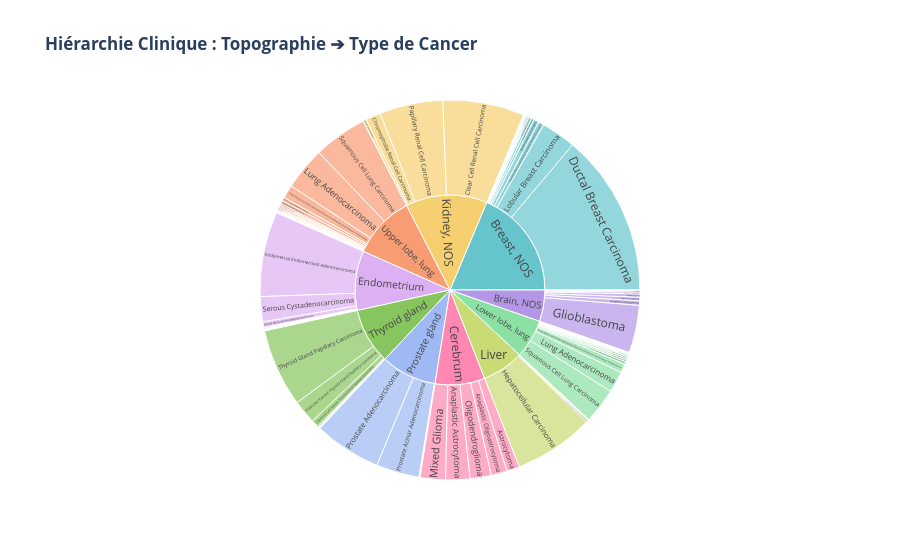

Notebook code for this chart:
### Code cell
import plotly.express as px

# On prend les lignes sans données manquantes pour ces trois colonnes
df_sunburst = df[[TOPO_COL, CANCER_COL]].dropna()
# On limite aux catégories majeures pour que ce soit lisible
top_topos = df_sunburst[TOPO_COL].value_counts().head(10).index
df_filtered = df_sunburst[df_sunburst[TOPO_COL].isin(top_topos)]

fig = px.sunburst(
    df_filtered, 
    path=[TOPO_COL, CANCER_COL], 
    title="<b>Hiérarchie Clinique : Topographie ➔ Type de Cancer</b>",
    color_discrete_sequence=px.colors.qualitative.Pastel
)
fig.write_html("sunburst_hierarchy.html")
fig.show()

### Figure 1 — Plotly figure (JSON) as saved in the notebook; plotly's stock layout.template omitted (floating-point values rounded to 4 significant figures)
{"data": [{"branchvalues": "total", "domain": {"x": [0, 1], "y": [0, 1]}, "hovertemplate": "labels=%{label}<br>count=%{value}<br>parent=%{parent}<br>id=%{id}<extra></extra>", "ids": ["Breast, NOS/Lobular Breast Carcinoma", "Thyroid gland/Thyroid Gland Papillary Carcinoma", "Liver/Hepatocellular Carcinoma", "Breast, NOS/Ductal Breast Carcinoma", "Brain, NOS/Mixed Glioma", "Upper lobe, lung/Squamous Cell Lung Carcinoma", "Prostate gland/Prostate Acinar Adenocarcinoma", "Lower lobe, lung/Squamous Cell Lung Carcinoma", "Kidney, NOS/Renal Cell Carcinoma", "Brain, NOS/Anaplastic Astrocytoma", "Upper lobe, lung/Lung Adenocarcinoma", "Lower lobe, lung/Lung Adenocarcinoma", "Endometrium/Endometrial Endometrioid Adenocarcinoma", "Breast, NOS/Invasive Ductal and Invasive Lobular Breast Carcinoma", "Kidney, NOS/Clear Cell Renal Cell Carcinoma", "Brain, NOS/Glioblastoma", "Lower lobe, lung/Mucinous Adenocarcinoma", "Brain, NOS/Anaplastic Oligodendroglioma", "Thyroid gland/Follicular Variant Thyroid Gland Papillary Carcinoma", "Prostate gland/Prostate Adenocarcinoma", "Cerebrum/Anaplastic Astrocytoma", "Cerebrum/Mixed Glioma", "Breast, NOS/Intraductal Papillary Adenocarcinoma with Invasion", "Thyroid gland/Columnar Cell Variant Thyroid Gland Papillary Carcinoma", "Cerebrum/Astrocytoma", "Breast, NOS/Mucinous Adenocarcinoma", "Liver/Cholangiocarcinoma", "Kidney, NOS/Papillary Renal Cell Carcinoma", "Endometrium/Mixed Mesodermal (Mullerian) Tumor", "Upper lobe, lung/Lung Adenocarcinoma with Mixed Bronchioloalveolar and Invasive Components", "Breast, NOS/Metaplastic Breast Carcinoma", "Lower lobe, lung/Lung Adenocarcinoma with Mixed Bronchioloalveolar and Invasive Components", "Kidney, NOS/Chromophobe Renal Cell Carcinoma", "Breast, NOS/Breast Adenocarcinoma", "Upper lobe, lung/Acinar Lung Adenocarcinoma", "Endometrium/Serous Cystadenocarcinoma", "Breast, NOS/Medullary Breast Carcinoma", "Upper lobe, lung/Non-Cutaneous Melanoma", "Lower lobe, lung/Basaloid Squamous Cell Carcinoma", "Breast, NOS/Adenoid Cystic Carcinoma", "Thyroid gland/Thyroid Gland Follicular Carcinoma", "Cerebrum/Oligodendroglioma", "Brain, NOS/Oligodendroglioma", "Lower lobe, lung/Acinar Lung Adenocarcinoma", "Cerebrum/Anaplastic Oligoastrocytoma", "Lower lobe, lung/Non-Mucinous Minimally Invasive Lung Adenocarcinoma", "Kidney, NOS/Spindle Cell Synovial Sarcoma", "Upper lobe, lung/Papillary Adenocarcinoma", "Upper lobe, lung/Keratinizing Squamous Cell Carcinoma", "Breast, NOS/Unspecified Tissue", "Breast, NOS/Breast Carcinoma", "Liver/Combined Hepatocellular Carcinoma and Cholangiocarcinoma", "Upper lobe, lung/Mucinous Adenocarcinoma", "Thyroid gland/Thyroid Gland Diffuse Sclerosing Papillary Carcinoma", "Lower lobe, lung/Non-Cutaneous Melanoma", "Brain, NOS/Astrocytoma", "Upper lobe, lung/Solid Carcinoma", "Endometrium/Papillary Serous Cystadenocarcinoma", "Upper lobe, lung/Basaloid Squamous Cell Carcinoma", "Upper lobe, lung/Papillary Squamous Cell Carcinoma", "Liver/Clear Cell Adenocarcinoma", "Brain, NOS/Non-Cutaneous Melanoma", "Endometrium/Uterine Corpus Carcinosarcoma", "Endometrium/Lung Adenocarcinoma with Mixed Bronchioloalveolar and Invasive Components", "Liver/Fibrolamellar Carcinoma", "Upper lobe, lung/Unspecified Tissue", "Prostate gland/Lung Adenocarcinoma with Mixed Bronchioloalveolar and Invasive Components", "Endometrium/Serous Surface Papillary Carcinoma", "Lower lobe, lung/Spitz Nevus", "Thyroid gland/Thyroid Gland Follicular Carcinoma, Minimally Invasive", "Breast, NOS/Diffuse Large B-Cell Lymphoma", "Upper lobe, lung/Signet Ring Cell Carcinoma", "Prostate gland/Signet Ring Cell Carcinoma", "Endometrium/Endometrial adenocarcinoma", "Lower lobe, lung/Papillary Adenocarcinoma", "Upper lobe, lung/Non-Mucinous Minimally Invasive Lung Adenocarcinoma", "Upper lobe, lung/Mucinous Minimally Invasive Lung Adenocarcinoma", "Lower lobe, lung/Keratinizing Squamous Cell Carcinoma", "Thyroid gland/Papillary Carcinoma", "Endometrium/Non-Cutaneous Melanoma", "Breast, NOS/Paget Disease of the Breast", "Breast, NOS/Invasive Cribriform Breast Carcinoma", "Breast, NOS/Tubular Breast Carcinoma", "Lower lobe, lung/Mucinous Minimally Invasive Lung Adenocarcinoma", "Upper lobe, lung/Clear Cell Adenocarcinoma", "Endometrium/Endometrial Endometrioid Adenocarcinoma, Secretory Variant", "Thyroid gland/Thyroid Gland Carcinoma", "Lower lobe, lung/Unspecified Tissue", "Upper lobe, lung/Non-Keratinizing Large Cell Squamous Cell Carcinoma", "Thyroid gland/Diffuse Large B-Cell Lymphoma", "Thyroid gland/Oxyphilic Adenocarcinoma", "Endometrium/Clear Cell Adenocarcinoma", "Lower lobe, lung/Non-Keratinizing Large Cell Squamous Cell Carcinoma", "Upper lobe, lung/Bronchioloalveolar Carcinoma", "Breast, NOS/Large Cell Neuroendocrine Carcinoma", "Lower lobe, lung/Bronchioloalveolar Carcinoma", "Prostate gland/Mucinous Adenocarcinoma", "Breast, NOS/Non-Cutaneous Melanoma", "Liver/Melanoma", "Endometrium/Undifferentiated Carcinoma", "Lower lobe, lung/Papillary Squamous Cell Carcinoma", "Breast, NOS/Adenocarcinoma", "Lower lobe, lung/Clear Cell Adenocarcinoma", "Breast, NOS/Malignant Breast Phyllodes Tumor", "Breast, NOS", "Thyroid gland", "Liver", "Brain, NOS", "Upper lobe, lung", "Prostate gland", "Lower lobe, lung", "Kidney, NOS", "Endometrium", "Cerebrum"], "labels": ["Lobular Breast Carcinoma", "Thyroid Gland Papillary Carcinoma", "Hepatocellular Carcinoma", "Ductal Breast Carcinoma", "Mixed Glioma", "Squamous Cell Lung Carcinoma", "Prostate Acinar Adenocarcinoma", "Squamous Cell Lung Carcinoma", "Renal Cell Carcinoma", "Anaplastic Astrocytoma", "Lung Adenocarcinoma", "Lung Adenocarcinoma", "Endometrial Endometrioid Adenocarcinoma", "Invasive Ductal and Invasive Lobular Breast Carcinoma", "Clear Cell Renal Cell Carcinoma", "Glioblastoma", "Mucinous Adenocarcinoma", "Anaplastic Oligodendroglioma", "Follicular Variant Thyroid Gland Papillary Carcinoma", "Prostate Adenocarcinoma", "Anaplastic Astrocytoma", "Mixed Glioma", "Intraductal Papillary Adenocarcinoma with Invasion", "Columnar Cell Variant Thyroid Gland Papillary Carcinoma", "Astrocytoma", "Mucinous Adenocarcinoma", "Cholangiocarcinoma", "Papillary Renal Cell Carcinoma", "Mixed Mesodermal (Mullerian) Tumor", "Lung Adenocarcinoma with Mixed Bronchioloalveolar and Invasive Components", "Metaplastic Breast Carcinoma", "Lung Adenocarcinoma with Mixed Bronchioloalveolar and Invasive Components", "Chromophobe Renal Cell Carcinoma", "Breast Adenocarcinoma", "Acinar Lung Adenocarcinoma", "Serous Cystadenocarcinoma", "Medullary Breast Carcinoma", "Non-Cutaneous Melanoma", "Basaloid Squamous Cell Carcinoma", "Adenoid Cystic Carcinoma", "Thyroid Gland Follicular Carcinoma", "Oligodendroglioma", "Oligodendroglioma", "Acinar Lung Adenocarcinoma", "Anaplastic Oligoastrocytoma", "Non-Mucinous Minimally Invasive Lung Adenocarcinoma", "Spindle Cell Synovial Sarcoma", "Papillary Adenocarcinoma", "Keratinizing Squamous Cell Carcinoma", "Unspecified Tissue", "Breast Carcinoma", "Combined Hepatocellular Carcinoma and Cholangiocarcinoma", "Mucinous Adenocarcinoma", "Thyroid Gland Diffuse Sclerosing Papillary Carcinoma", "Non-Cutaneous Melanoma", "Astrocytoma", "Solid Carcinoma", "Papillary Serous Cystadenocarcinoma", "Basaloid Squamous Cell Carcinoma", "Papillary Squamous Cell Carcinoma", "Clear Cell Adenocarcinoma", "Non-Cutaneous Melanoma", "Uterine Corpus Carcinosarcoma", "Lung Adenocarcinoma with Mixed Bronchioloalveolar and Invasive Components", "Fibrolamellar Carcinoma", "Unspecified Tissue", "Lung Adenocarcinoma with Mixed Bronchioloalveolar and Invasive Components", "Serous Surface Papillary Carcinoma", "Spitz Nevus", "Thyroid Gland Follicular Carcinoma, Minimally Invasive", "Diffuse Large B-Cell Lymphoma", "Signet Ring Cell Carcinoma", "Signet Ring Cell Carcinoma", "Endometrial adenocarcinoma", "Papillary Adenocarcinoma", "Non-Mucinous Minimally Invasive Lung Adenocarcinoma", "Mucinous Minimally Invasive Lung Adenocarcinoma", "Keratinizing Squamous Cell Carcinoma", "Papillary Carcinoma", "Non-Cutaneous Melanoma", "Paget Disease of the Breast", "Invasive Cribriform Breast Carcinoma", "Tubular Breast Carcinoma", "Mucinous Minimally Invasive Lung Adenocarcinoma", "Clear Cell Adenocarcinoma", "Endometrial Endometrioid Adenocarcinoma, Secretory Variant", "Thyroid Gland Carcinoma", "Unspecified Tissue", "Non-Keratinizing Large Cell Squamous Cell Carcinoma", "Diffuse Large B-Cell Lymphoma", "Oxyphilic Adenocarcinoma", "Clear Cell Adenocarcinoma", "Non-Keratinizing Large Cell Squamous Cell Carcinoma", "Bronchioloalveolar Carcinoma", "Large Cell Neuroendocrine Carcinoma", "Bronchioloalveolar Carcinoma", "Mucinous Adenocarcinoma", "Non-Cutaneous Melanoma", "Melanoma", "Undifferentiated Carcinoma", "Papillary Squamous Cell Carcinoma", "Adenocarcinoma", "Clear Cell Adenocarcinoma", "Malignant Breast Phyllodes Tumor", "Breast, NOS", "Thyroid gland", "Liver", "Brain, NOS", "Upper lobe, lung", "Prostate gland", "Lower lobe, lung", "Kidney, NOS", "Endometrium", "Cerebrum"], "name": "", "parents": ["Breast, NOS", "Thyroid gland", "Liver", "Breast, NOS", "Brain, NOS", "Upper lobe, lung", "Prostate gland", "Lower lobe, lung", "Kidney, NOS", "Brain, NOS", "Upper lobe, lung", "Lower lobe, lung", "Endometrium", "Breast, NOS", "Kidney, NOS", "Brain, NOS", "Lower lobe, lung", "Brain, NOS", "Thyroid gland", "Prostate gland", "Cerebrum", "Cerebrum", "Breast, NOS", "Thyroid gland", "Cerebrum", "Breast, NOS", "Liver", "Kidney, NOS", "Endometrium", "Upper lobe, lung", "Breast, NOS", "Lower lobe, lung", "Kidney, NOS", "Breast, NOS", "Upper lobe, lung", "Endometrium", "Breast, NOS", "Upper lobe, lung", "Lower lobe, lung", "Breast, NOS", "Thyroid gland", "Cerebrum", "Brain, NOS", "Lower lobe, lung", "Cerebrum", "Lower lobe, lung", "Kidney, NOS", "Upper lobe, lung", "Upper lobe, lung", "Breast, NOS", "Breast, NOS", "Liver", "Upper lobe, lung", "Thyroid gland", "Lower lobe, lung", "Brain, NOS", "Upper lobe, lung", "Endometrium", "Upper lobe, lung", "Upper lobe, lung", "Liver", "Brain, NOS", "Endometrium", "Endometrium", "Liver", "Upper lobe, lung", "Prostate gland", "Endometrium", "Lower lobe, lung", "Thyroid gland", "Breast, NOS", "Upper lobe, lung", "Prostate gland", "Endometrium", "Lower lobe, lung", "Upper lobe, lung", "Upper lobe, lung", "Lower lobe, lung", "Thyroid gland", "Endometrium", "Breast, NOS", "Breast, NOS", "Breast, NOS", "Lower lobe, lung", "Upper lobe, lung", "Endometrium", "Thyroid gland", "Lower lobe, lung", "Upper lobe, lung", "Thyroid gland", "Thyroid gland", "Endometrium", "Lower lobe, lung", "Upper lobe, lung", "Breast, NOS", "Lower lobe, lung", "Prostate gland", "Breast, NOS", "Liver", "Endometrium", "Lower lobe, lung", "Breast, NOS", "Lower lobe, lung", "Breast, NOS", "", "", "", "", "", "", "", "", "", ""], "type": "sunburst", "values": [151, 340, 350, 709, 14, 233, 188, 153, 14, 20, 187, 93, 370, 25, 355, 207, 8, 8, 103, 293, 106, 110, 5, 34, 56, 11, 1, 276, 25, 58, 12, 39, 66, 23, 15, 109, 5, 3, 7, 1, 1, 92, 15, 8, 70, 11, 1, 15, 6, 4, 1, 7, 5, 4, 3, 7, 5, 3, 7, 2, 1, 2, 3, 1, 4, 2, 3, 2, 1, 1, 1, 1, 1, 1, 4, 6, 2, 4, 1, 1, 3, 1, 1, 3, 1, 2, 1, 1, 1, 2, 1, 1, 1, 2, 1, 1, 1, 1, 1, 1, 1, 1, 1, 1, 957, 488, 364, 273, 551, 486, 339, 712, 519, 434]}], "layout": {"legend": {"tracegroupgap": 0}, "sunburstcolorway": ["rgb(102, 197, 204)", "rgb(246, 207, 113)", "rgb(248, 156, 116)", "rgb(220, 176, 242)", "rgb(135, 197, 95)", "rgb(158, 185, 243)", "rgb(254, 136, 177)", "rgb(201, 219, 116)", "rgb(139, 224, 164)", "rgb(180, 151, 231)", "rgb(179, 179, 179)"], "title": {"text": "<b>Hiérarchie Clinique : Topographie ➔ Type de Cancer</b>"}}}
